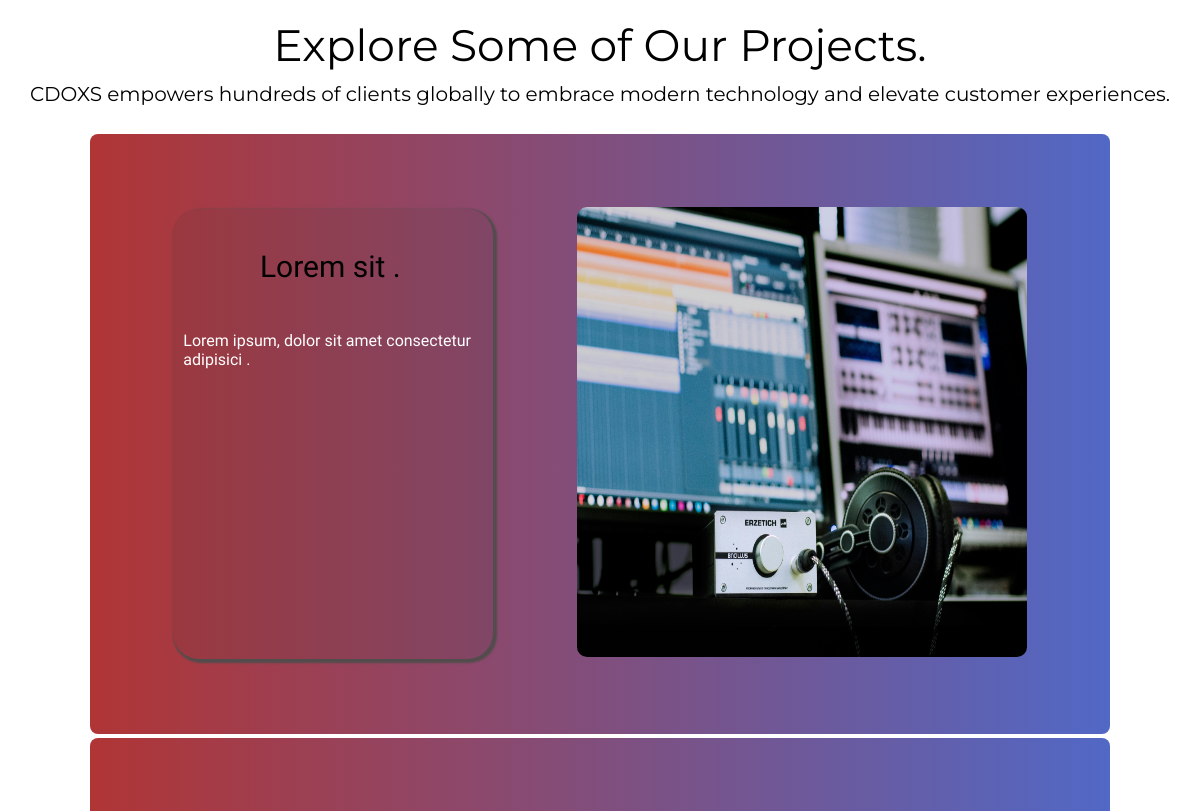
/ (middle part), run on an earlier commit of the app's database.
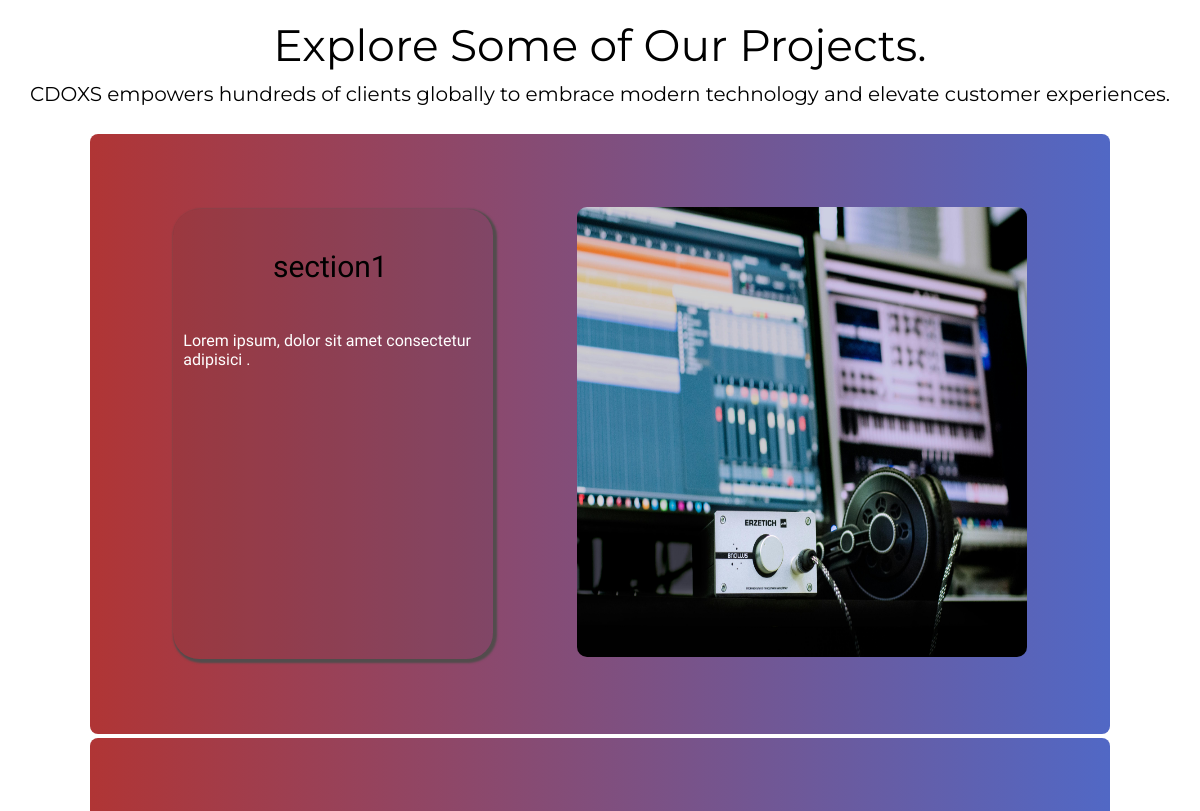
And on a later commit of the database.
### base/models.py (models this page shows, shortened)
class firstSection(models.Model):
    title = models.CharField(max_length=50 , null=False, blank=False)
    description = models.TextField(max_length=300, null=False, blank=False)
    image = models.ImageField(upload_to='images/_bg', blank=True, null=True)
    updated = models.DateTimeField(auto_now=True, null=True, blank=True)
    created = models.DateTimeField(auto_now_add=True, null=False)
    class Meta:
        ordering = ['created']

### base/views.py (the view)
# urls.py: 2. Add a URL to urlpatterns:  path('', views.home, name='home')
def home(request):
    firstSectionContent = firstSection.objects.first()
    sections= firstSection.objects.all()
    one = sections[1:3]
    two = sections[3:]
    context= {
        'firstSectionContent':firstSectionContent,
        'one':one,
        'two':two,
    }
    return render(request, 'base/index.html', context)

### base/context_processors.py (called while the page is built)
def contact_info(request):
    info = Contact.objects.first()
    return {'contact_info': info}

### base/templates/base/index.html (shortened to what this page needs)
{% load static %}
<!DOCTYPE html>
<html lang="en">
<head>
    <link rel='stylesheet' type='text/css' media= 'screen' href="{% static 'css/style.css' %}">
</head>
<body  class="tt-magic-cursor bg-image-overlay">
 {% include "sections.html"%}
</body>
</html>

### Templates/sections.html (shortened to what this page needs)
{% load static%}
{% block content%}
<div class="sectionContent">
   <p class="text-bigy">Explore Some of Our Projects.</p>
   <p class="text-small">
      CDOXS empowers hundreds of clients globally to embrace modern technology and elevate customer experiences.</p>
</div>
<div class="sections">
   {% for item in one%}
    <section class="secRight visible">
           <div class="paragraphs">
            <p class="sectionTag ">{{item.title}}</p>
            <p class="sectionSubTag ">{{item.description}}</p>
           </div>
           <div class = "thumbnail">
               <img src="{{item.image.url}}" alt="thumbnail" class="imgFluid">
           </div>
         </section>
   {% endfor %}
</div>
{% endblock content%}

What changed in the data, as far as the page shows it:
changed firstSection "Lorem ipsum, dolor sit amet consectetur adipisici .": title "Lorem sit ." → "section1"
